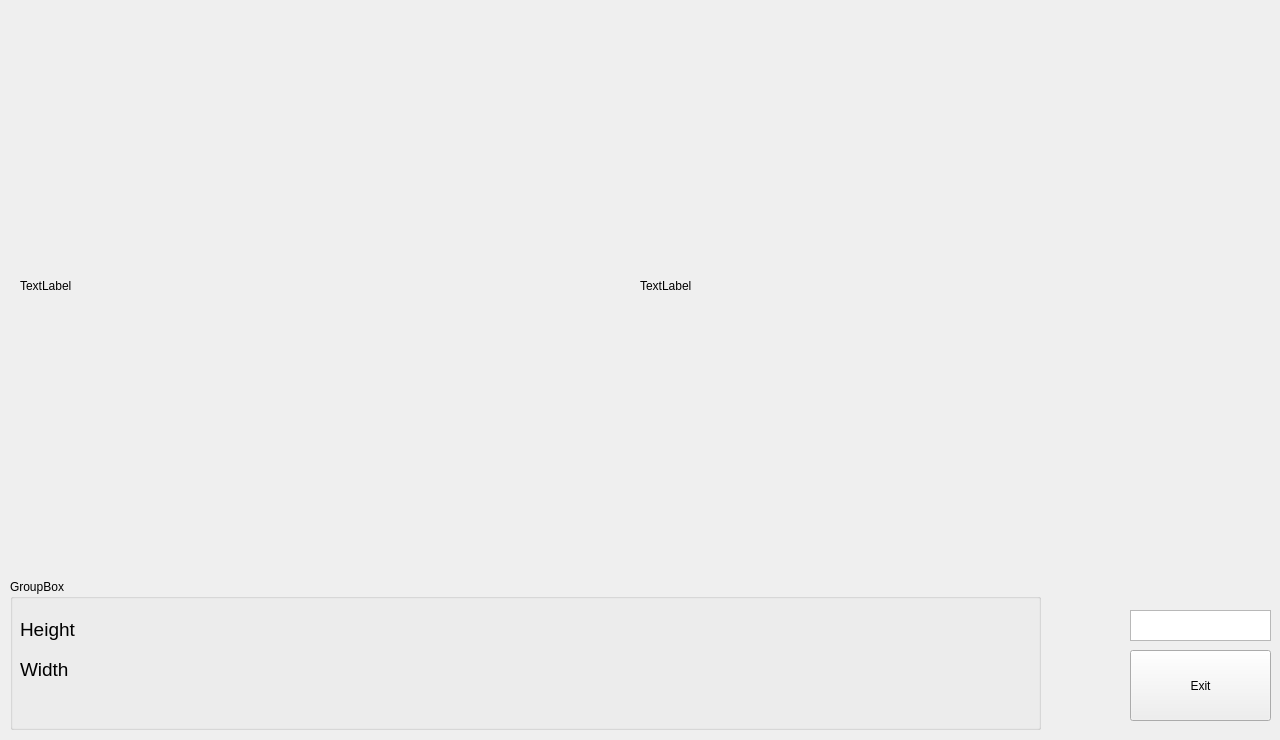
<?xml version="1.0" encoding="UTF-8"?>
<ui version="4.0">
 <class>C_frm_camera_calibration_crop</class>
 <widget class="QMainWindow" name="C_frm_camera_calibration_crop">
  <property name="geometry">
   <rect>
    <x>0</x>
    <y>0</y>
    <width>1280</width>
    <height>740</height>
   </rect>
  </property>
  <property name="windowTitle">
   <string>Dialog</string>
  </property>
  <widget class="QWidget" name="centralwidget">
  <widget class="QTextEdit" name="txb_zaehler">
   <property name="geometry">
    <rect>
     <x>1130</x>
     <y>610</y>
     <width>141</width>
     <height>31</height>
    </rect>
   </property>
  </widget>
  <widget class="QPushButton" name="bt_exit">
   <property name="geometry">
    <rect>
     <x>1130</x>
     <y>650</y>
     <width>141</width>
     <height>71</height>
    </rect>
   </property>
   <property name="text">
    <string>Exit</string>
   </property>
  </widget>
  <widget class="QLabel" name="lbl_img_uncropped">
   <property name="geometry">
    <rect>
     <x>20</x>
     <y>10</y>
     <width>541</width>
     <height>551</height>
    </rect>
   </property>
   <property name="text">
    <string>TextLabel</string>
   </property>
  </widget>
  <widget class="QLabel" name="lbl_img_cropped">
   <property name="geometry">
    <rect>
     <x>640</x>
     <y>10</y>
     <width>541</width>
     <height>551</height>
    </rect>
   </property>
   <property name="text">
    <string>TextLabel</string>
   </property>
  </widget>
  <widget class="QGroupBox" name="groupBox">
   <property name="geometry">
    <rect>
     <x>10</x>
     <y>579</y>
     <width>1031</width>
     <height>151</height>
    </rect>
   </property>
   <property name="title">
    <string>GroupBox</string>
   </property>
   <widget class="QLabel" name="label">
    <property name="geometry">
     <rect>
      <x>10</x>
      <y>40</y>
      <width>61</width>
      <height>21</height>
     </rect>
    </property>
    <property name="font">
     <font>
      <pointsize>14</pointsize>
     </font>
    </property>
    <property name="text">
     <string>Height</string>
    </property>
   </widget>
   <widget class="QLabel" name="label_2">
    <property name="geometry">
     <rect>
      <x>10</x>
      <y>80</y>
      <width>61</width>
      <height>21</height>
     </rect>
    </property>
    <property name="font">
     <font>
      <pointsize>14</pointsize>
     </font>
    </property>
    <property name="text">
     <string>Width</string>
    </property>
   </widget>
  </widget>
</widget>
 </widget>
 <resources/>
 <connections/>
</ui>
